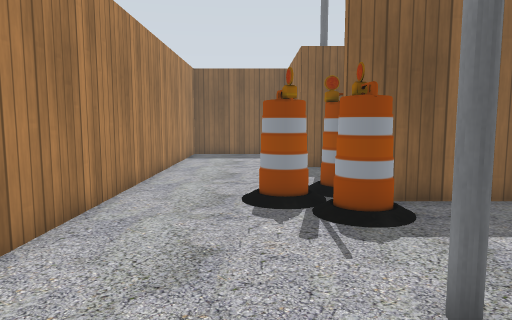
[1] (above)

13 first-person views from a walk through a robot-simulator world made for Gazebo. The camera is 0.94 m above the floor, tilts 6° down and sees 70° across. The lines on the ground mark 1 m squares. The floor is counted in squares, 0.5 m on a side. Each view is taken from the middle of a square. On the plan, view 1 faces up. The plan holds only what a view shows up to about 18 squares ahead; the rest is blank. The place goes on beyond the plan. Simple patterns stand in for the simulator's built-in surfaces. Some stock models are drawn as simple stand-ins.

[2]
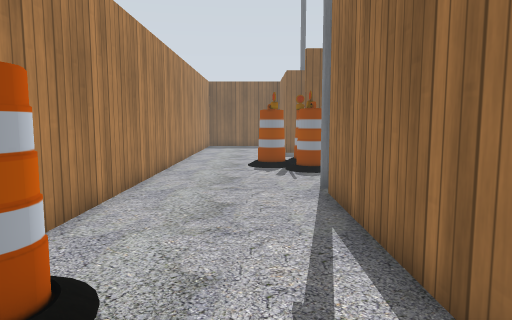

[3]
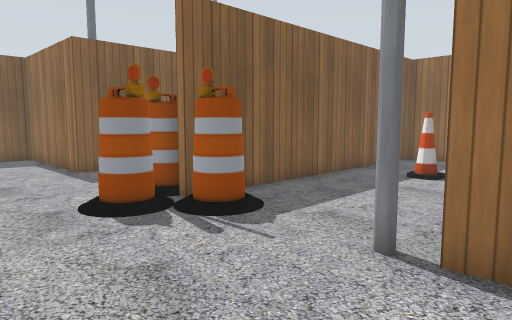

[4]
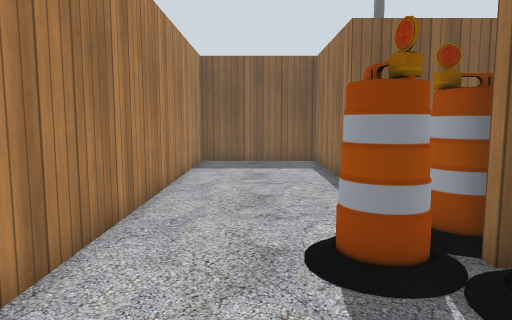

[5]
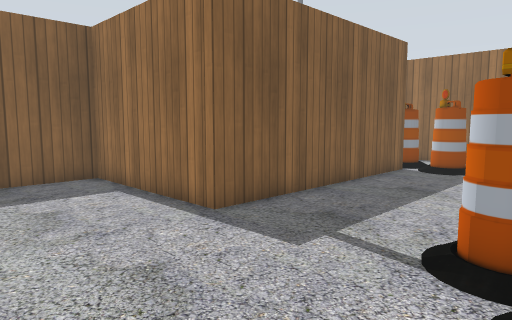

[6]
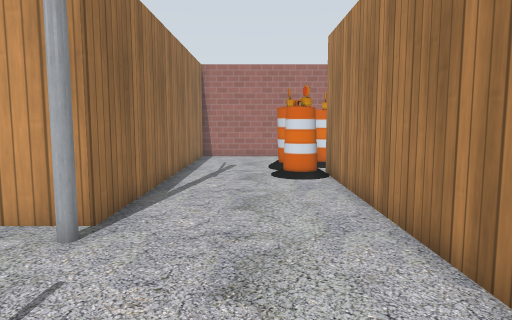

[7]
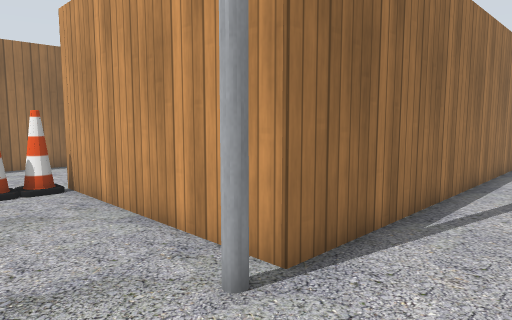

[8]
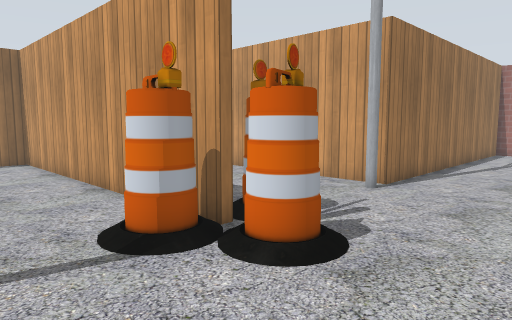

[9]
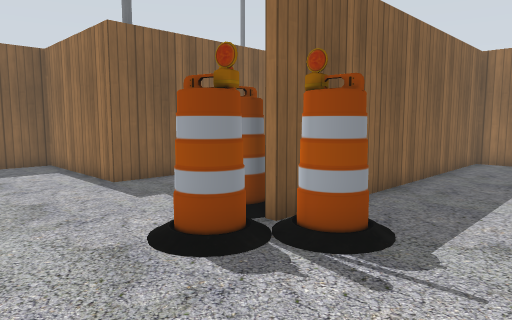

[10]
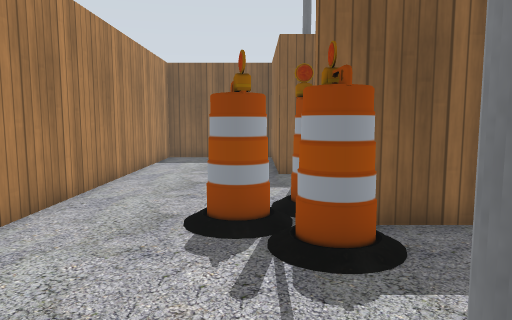

[11]
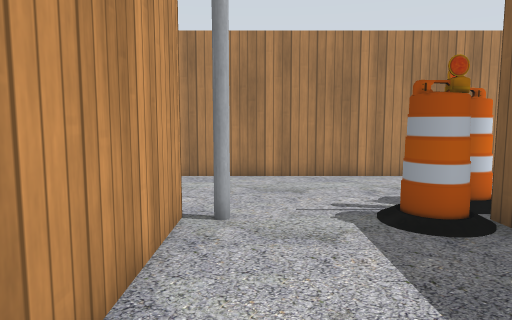

[12]
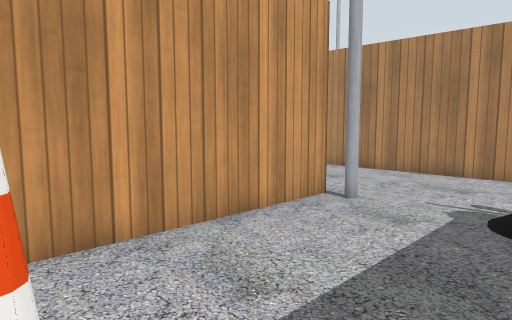

[13]
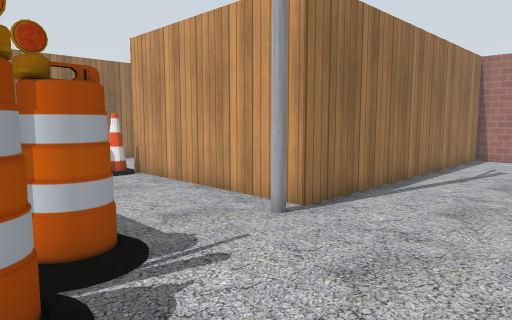

### Floor plan
Points are (right, up) in squares from view 1. A wall is a line through its corners. A room is listed if a view was taken in it or the views show most of it. See-through windows are left out.
Room 1 (views 1, 2, 3, 4, 7, 9, 10, 11, 12)
walls: (-3.6, 8.4) (-3.6, -4.5); (1.9, -7.5) (1.9, 2.5) (10, 2.5); (10.5, 8.5) (2, 8.5)
ways out: opening at (-1, 9) to room 2; opening at (-4, -6)
objects: barrel (-5, -7) to (-3, -6); barrel (-3, -6) to (-2, -5); barrel (-3, -4) to (-2, -3); barrel (0, 8) to (1, 9); pole (2, 3); barrel (2, 7) to (3, 8); cone (10, 3); cone (10, 4) to (10, 5); cone (10, 6)
Room 2 (views 5, 6, 8, 13)
walls: (2, 8.8) (10.5, 8.8); (10.5, 15.1) (1.9, 15.1) (1.9, 21.3) (-3.6, 21.3) (-3.6, 8.4)
ways out: opening at (-1, 9) to room 1
objects: barrel (2, 10) to (3, 10)

Where each view was taken, in squares from view 1:
view 1: 0 up, 0 right, facing up
view 2: 7 down, 0 right, facing up
view 3: 1 up, 3 left, facing up-right
view 4: 4 up, 1 left, facing up
view 5: 9 up, 3 left, facing up-right
view 6: 9 up, 1 left, facing down
view 7: 6 up, 1 left, facing down-right
view 8: 13 up, 3 left, facing down-right
view 9: 4 up, 3 left, facing up-right
view 10: 2 up, 1 right, facing up
view 11: 4 up, 9 right, facing left
view 12: 8 up, 10 right, facing down-left
view 13: 9 up, 3 left, facing down-right
